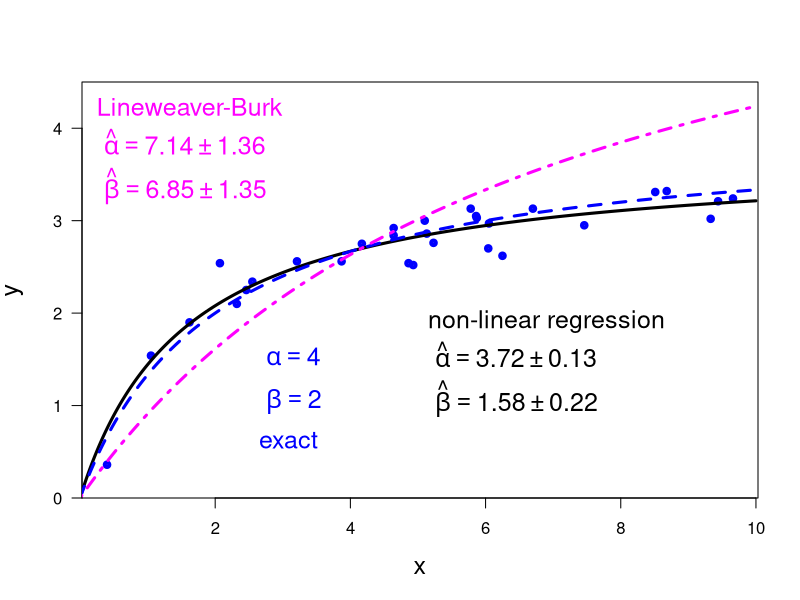

The R source for this figure:
print('file: MM-LB1compare.R')
print(date())
# Michaelis-Menten: compare non-linear fit with Lineweaver-Burk estimate
# data: I
x = c(0.40, 1.05, 1.62, 2.07, 2.32, 2.46, 2.55, 3.21, 3.87, 4.17, 4.64, 4.64, 
      4.86, 4.93, 5.10, 5.13,5.23, 5.78, 5.86, 5.87, 6.04, 6.05, 6.25, 6.70, 
      7.46, 8.51, 8.68, 9.33, 9.44, 9.66)
y = c(0.36, 1.54, 1.90, 2.54, 2.10, 2.25, 2.34, 2.56, 2.56, 2.75, 2.92, 2.84,
      2.54, 2.52, 3.00, 2.86,2.76, 3.13, 3.05, 3.03, 2.70, 2.97, 2.62, 3.13, 
      2.95, 3.31, 3.32, 3.02, 3.21, 3.24)
n = length(x); print(c(n,'n sample size'))
alpha = 4 # true Vmax
beta  = 2 # true half-saturation constant K
# print(c(alpha,beta,'alpha = Vmax, beta = K'))
# ---------------------------------------------------
# (2) non-linear regression
# (2a) you have to choose start values for model parameters
astart = 5; print(c(astart,'start value for alpha = Vmax'))
bstart = 3; print(c(bstart,'start value for beta = K'))
# ---------------------------------------------------
# (2b) apply nls()
NLs = summary(nls(y ~ a*x/(x+b),start=list(a=astart,b=bstart)))
aNL = NLs$coefficients[1]; bNL = NLs$coefficients[2]
uaNL = NLs$coefficients[3]; ubNL = NLs$coefficients[4]
print(c('estimated alpha = ',round(aNL,2),'+-',round(uaNL,2)))
print(c('estimated  beta = ',round(bNL,2),'+-',round(ubNL,2)))
resNL = NLs$residuals
# ---------------------------------------------------
# (2c) Residuals (noise) normally distributed? Shapiro-Wilk test
# H0: residuals are normally distributed
ShNL = shapiro.test(resNL)
pShNL = ShNL$p.value; print(c(round(pShNL,5),'p (Shapiro-Wilk test)'))
if (pShNL >= 0.05) print('Do not reject H0 (on significance level = 0.05')
if (pShNL < 0.05) print('Reject H0 (on significance level = 0.05')
# ---------------------------------------------------
# (3) Lineweaver-Burk transformation
# (3a) apply Lineweaver-Burk transformation
gamma = 1/alpha; print(c(gamma,'gamma   true y-intercept')) 
delta = beta/alpha; print(c(delta,'delta   true slope'))
xLB = 1/x; yLB = 1/y # Lineweaver-Burk transformation
#  ---------------------------------------------------
# (3b) apply lm()
LBs = summary(lm(yLB ~ xLB))
cEst = LBs$coefficients[1]; dEst = LBs$coefficients[2]
ucEst = LBs$coefficients[3]; udEst = LBs$coefficients[4]
print(c('cEst = ',round(cEst,3),'+-',round(ucEst,3)))
print(c('dEst = ',round(dEst,3),'+-',round(udEst,3)))
resLB = LBs$residuals
print(' ---------------------------------------------------')
# (3c) Residuals (noise) normally distributed? Shapiro-Wilk test
# H0: residuals are normally distributed
ShLB = shapiro.test(resLB); 
pShLB = ShLB$p.value; print(c(round(pShLB,5),'p (Shapiro-Wilk test)'))
if (pShLB >= 0.05) print('Do not reject H0 (on significance level = 0.05)')
if (pShLB < 0.05) print('Reject H0 (on significance level = 0.05)')
# ---------------------------------------------------
# (3d) derive estimates for alpha, beta via Lineweaver-Burk
aEst = 1/cEst; print(c(round(aEst,2),'estimate of alpha via LB'))
bEst = dEst/cEst; print(c(round(bEst,2),'estimate of beta via LB'))
# ---------------------------------------------------
# (3e) propagation of uncertainties
uaEst = ucEst/cEst^2
print(c('Estimate of alpha = ',round(aEst,3),'+-',round(uaEst,3)))
ubEst = sqrt(ucEst^2*dEst^2/cEst^4+udEst^2/cEst^2)
print(c('Estimate of beta = ',round(bEst,3),'+-',round(ubEst,3)))
# ---------------------------------------------------
sflag = 11
if (sflag == 11) { # non-linear regression
  xp = seq(0,10,0.01); yp = aNL*xp/(xp+bNL); ypLB = aEst*xp/(xp+bEst)
  ypExact = alpha*xp/(xp+beta);
  # png('MichaelisDataFit210228.png',width=16,height=16,units='cm',res=300)
  plot(x,y,type='p',lwd=4,col='blue',xlab='x',ylab='y',las=1,cex=0.6,
       ylim=c(0,4.5),las=1,yaxs='i',cex.lab=1.5)
  aEstr = round(aEst,2); uaEstr = round(uaEst,2); 
  bEstr = round(bEst,2); ubEstr = round(ubEst,2); 
  text(0.1,4.2,'Lineweaver-Burk',col='magenta',pos=4,cex=1.5)
  text(0.1,3.81,bquote(~hat(alpha) == .(aEstr) %+-% .(uaEstr)),col='magenta',pos=4,cex=1.5)
  text(0.1,3.31,bquote(~hat(beta) == .(bEstr) %+-% .(ubEstr)),col='magenta',pos=4,cex=1.5)
  lines(xp,yp,col='black',lwd=3)
  lines(xp,ypExact,col='blue',lwd=3,lty=2)
  lines(xp,ypLB,col='magenta',lwd=3,lty=4)
  text(2.5,0.6,'exact',col='blue',pos=4,cex=1.5)
  text(2.5,1.5,bquote(~alpha == .(alpha)),col='blue',pos=4,cex=1.5)
  text(2.5,1.0,bquote(~beta == .(beta)),col='blue',pos=4,cex=1.5)
  aNLr = round(aNL,2); uaNLr = round(uaNL,2); 
  bNLr = round(bNL,2); ubNLr = round(ubNL,2); 
  xt = 5
  text(xt,1.9,'non-linear regression',col='black',pos=4,cex=1.5)
  text(xt,1.51,bquote(~hat(alpha) == .(aNLr) %+-% .(uaNLr)),col='black',pos=4,cex=1.5)
  text(xt,1.01,bquote(~hat(beta) == .(bNLr) %+-% .(ubNLr)),col='black',pos=4,cex=1.5)
  # dev.off()
}
# -----------------------------------------------------------------------------
# Results:
# "file: MM-LB1compare.R"
# "30"            "n sample size"
# "5"             "start value for alpha = Vmax"
# "3"             "start value for beta = K"
# "estimated alpha = " "3.72"   "+-"  "0.13"              
# "estimated  beta = " "1.58"   "+-"  "0.22"              
# "0.20856"               "p (Shapiro-Wilk test)"
# "Do not reject H0 (on significance level = 0.05"
# "0.25"               "gamma   true y-intercept"
# "0.5"                "delta   true slope"
# "cEst = " "0.14"    "+-"      "0.027"  
# "dEst = " "0.959"   "+-"      "0.049"  
# " ---------------------------------------------------"
# "0.00016"               "p (Shapiro-Wilk test)"
# "Reject H0 (on significance level = 0.05)"
# "7.14"                  "estimate of alpha via LB"
# "6.85"                  "estimate of beta via LB"
# "Estimate of alpha = " "7.139"  "+-"  "1.36"                
# "Estimate of beta = "  "6.846"  "+-"  "1.349"   
# -----------------------------------------------------------------------------
